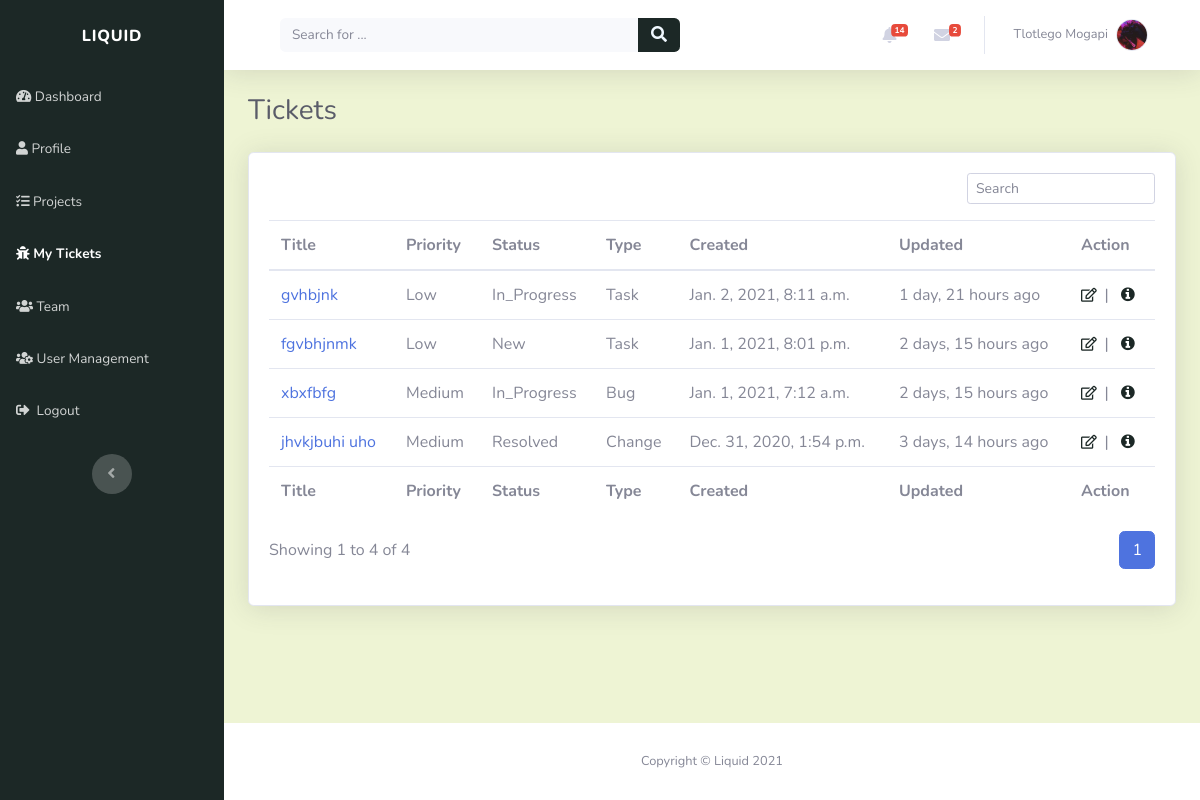
The page /tickets/ (signed in) on the database its author committed.
### account/models.py (models this page shows, shortened)
class Profile(models.Model):
    user = models.OneToOneField(settings.AUTH_USER_MODEL, on_delete=models.CASCADE, unique=True)
    profile_picture = models.ImageField(default='profile_images/default.jpg', upload_to='profile_images', blank=True)
    website = models.URLField(blank=True)
    first_name = models.CharField(max_length=30, blank=True)
    last_name = models.CharField(max_length=30, blank=True)
    address = models.CharField(max_length=50, blank=True)
    city = models.CharField(max_length=50, blank=True)
    country = models.CharField(max_length=50, blank=True)
    slug = models.SlugField(unique=True, blank=True)

### tickets/models.py (models this page shows, shortened)
class Ticket(models.Model):
    TICKET_PRIORITY = (
        ('LOW', 'Low'),
        ('MEDIUM', 'Medium'),
        ('HIGH', 'High'),
    )
    TICKET_STATUS = (
        ('NEW', 'New'),
        ('IN_PROGRESS', 'In Progress'),
        ('RESOLVED', 'Resolved'),
    )
    TICKET_TYPE = (
        ('TASK', 'Task'),
        ('BUG', 'Bug'),
        ('CHANGE', 'Change'),
        ('FEATURE', 'Feature request')
    )
    title = models.CharField(max_length=50)
    description = models.CharField(max_length=200)
    created_by = models.ForeignKey(Profile, on_delete=models.CASCADE)
    project = models.ForeignKey(Project, related_name="tickets", on_delete=models.CASCADE)
    created_on = models.DateTimeField(verbose_name="created_on", auto_now_add=True)
    updated = models.DateTimeField(verbose_name="date updated", auto_now=True)
    priority = models.CharField(max_length=12, choices=TICKET_PRIORITY, default='LOW')
    status = models.CharField(max_length=12, choices=TICKET_STATUS, default='NEW')
    class_type = models.CharField(max_length=12, choices=TICKET_TYPE, default='TASK')
    slug = models.SlugField(unique=True, blank=True)

### tickets/views.py (the view)
# urls.py: path('', views.tickets_view, name="tickets_page"),
@login_required(login_url='login_page')
def tickets_view(request):
    context = {}
    user = request.user
    user_profile = get_object_or_404(Profile, user=user)
    tickets = get_user_tickets(user_profile)
    page = request.GET.get('page', 1)
    tickets_paginator = Paginator(tickets, TICKETS_PER_PAGE)
    try:
        tickets = tickets_paginator.page(page)
    except PageNotAnInteger:
        tickets = tickets_paginator.page(TICKETS_PER_PAGE)
    except EmptyPage:
        tickets = tickets_paginator.page(tickets.num_pages)
    context['user_tickets'] = tickets
    return render(request, "tickets/tickets.html", context)

### index/custom_processors.py (called while the page is built)
def profile_processor(request):
    if request.user.is_authenticated:
        user = request.user
        user_profile = get_object_or_404(Profile, user=user)
        user_messages = DirectMessage.objects.filter(receiver=user_profile).filter(status='UNREAD').order_by('-created_on')[:5]
        user_alerts = Alert.objects.filter(user=user_profile).filter(status='UNREAD').order_by('-created_on')[:5]
        return {'profile': user_profile, 'direct_messages': user_messages, 'alerts': user_alerts}
    else:
        return{}

### tickets/views.py (called while the page is built, shortened)
def get_user_tickets(user_profile):
    manager_project_roles = ProjectRole.objects.filter(user = user_profile).filter(user_role = "Project Manager")
    submitter_project_roles = ProjectRole.objects.filter(user = user_profile).filter(user_role = "Submitter")
    if user_profile.user.is_admin:
        tickets = Ticket.objects.all().order_by('-created_on')
    else:
        user_tickets_assignments = TicketAssignee.objects.filter(user=user_profile).order_by('-created_on')
        tickets = [assignment.ticket for assignment in user_tickets_assignments]
    return tickets

### tickets/templates/tickets/tickets.html (shortened to what this page needs)
{% extends "index/header.html" %}
{% block content %}
<div class="d-sm-flex justify-content-between align-items-center mb-4">
	<h3 class="text-dark mb-0">Tickets</h3>
</div>
<div class="card shadow">
	<div class="card-body">
		<div class="row">
			<div class="col-md-12">
				<div class="text-md-right dataTables_filter" id="dataTable_filter">
					<label
						><input
							type="search"
							class="form-control form-control-sm"
							aria-controls="dataTable"
							placeholder="Search"
					/></label>
				</div>
			</div>
		</div>
		{% if user_tickets %}
		<div class="table-responsive table mt-2" id="dataTable" role="grid" aria-describedby="dataTable_info">
			<table class="table my-0" id="dataTable" aria-describedby="projects">
				<thead>
					{% include "tickets/snippets/table_header.html" %}
				</thead>
				<tbody>
					{% for ticket in user_tickets %} {% include "tickets/snippets/ticket.html" %} {%endfor%}
				</tbody>
				<tfoot>
					{% include "tickets/snippets/table_header.html" %}
				</tfoot>
			</table>
		</div>
		{% include "tickets/snippets/pagination.html" with tickets=user_tickets %} {% else %}
		<div style="padding-top: 20px" class="text-center">
			<p><strong>You have no tickets.</strong></p>
		</div>
		{% endif %}
	</div>
</div>
{% endblock %}

### index/templates/index/snippets/navbar.html (shortened to what this page needs)
<nav
	class="navbar navbar-light navbar-expand bg-white shadow mb-4 topbar static-top"
	style="background: rgb(238, 244, 212)"
>
	<div class="container-fluid">
		<div class="container-fluid">
			<form
				method="GET"
				action="{% url 'index_page' %}"
				target="_self"
				class="form-inline d-none d-sm-inline-block mr-auto ml-md-3 my-2 my-md-0 mw-100 navbar-search"
			>
				<div class="input-group">
					<input
						class="bg-light form-control border-0 small"
						type="search"
						placeholder="Search for ..."
						value="{{query}}"
						name="q"
						required
					/>
					<div class="input-group-append">
						<button class="btn py-0" type="submit" style="background: rgb(28, 40, 38); color: aliceblue;">
							<em class="fas fa-search"></em>
						</button>
					</div>
				</div>
			</form>
			<ul class="nav navbar-nav flex-nowrap ml-auto">
				<li class="nav-item dropdown no-arrow mx-1">
					<div class="nav-item dropdown no-arrow">
						<a class="dropdown-toggle nav-link" data-toggle="dropdown" aria-expanded="false" href="#"
							>{% if alerts %}<span class="badge badge-danger badge-counter"
								>{{profile.alert_set.all.count}}</span
							>
							{%endif%}<em class="fas fa-bell fa-fw"></em
						></a>
					</div>
				</li>
				<li class="nav-item dropdown no-arrow mx-1">
					<div class="nav-item dropdown no-arrow">
						<a class="dropdown-toggle nav-link" data-toggle="dropdown" aria-expanded="false" href="#"
							><em class="fas fa-envelope fa-fw"></em>{% if direct_messages %}<span
								class="badge badge-danger badge-counter"
								>{{profile.direct_messages.all.count}}</span
							>{%endif%}</a
						>
					</div>
				</li>
				<li class="nav-item dropdown no-arrow">
					<div class="nav-item dropdown no-arrow">
						<a class="dropdown-toggle nav-link" data-toggle="dropdown" aria-expanded="false" href="#"
							><span class="d-none d-lg-inline mr-2 text-gray-600 small">
								{% if profile.first_name and profile.last_name %} {{profile.first_name}}
								{{profile.last_name}} {% else %} {{user}} {%endif%}
							</span>
							<img
								class="border rounded-circle img-profile"
								src="{{profile.profile_picture.url}}"
								alt="user image"
							/>
						</a>
					</div>
				</li>
			</ul>
		</div>
	</div>
</nav>

### tickets/templates/tickets/snippets/ticket.html
<tr style="white-space: nowrap">
	<td><a href="{% url 'view_ticket' ticket.slug %}">{{ ticket.title | truncatechars:40 }}</a></td>
	<td>{{ ticket.priority|title }}</td>
	<td>{{ ticket.status|title }}</td>
	<td>{{ ticket.class_type|title }}</td>
	<td>{{ ticket.created_on }}</td>
	<td>{{ ticket.updated|timesince }} ago</td>
	<td>{% include "tickets/snippets/ticket_action.html" %}</td>
</tr>

### tickets/templates/tickets/snippets/ticket_action.html
<a role="button" href="{% url 'edit_ticket' ticket.slug %}" style="color: rgb(28, 40, 38)" title="Edit"
	><em class="far fa-edit fa-sm">&nbsp</em></a
>
|&nbsp&nbsp
<a role="button" href="{% url 'view_ticket' ticket.slug %}" style="color: rgb(28, 40, 38)" title="More information"
	><em class="fa fa-info-circle">&nbsp</em></a
>

### rows shown on the page
Profile: alert_set.all.count "14", direct_messages.all.count "2", first_name "Tlotlego", last_name "Mogapi", profile_picture (picture)
Ticket: title "gvhbjnk", priority "Low", status "In_Progress", class_type "Task", created_on "Jan. 2, 2021, 8:11 a.m.", updated "1 day, 21 hours"
Ticket: title "fgvbhjnmk", priority "Low", status "New", class_type "Task", created_on "Jan. 1, 2021, 8:01 p.m.", updated "2 days, 15 hours"
Ticket: title "xbxfbfg", priority "Medium", status "In_Progress", class_type "Bug", created_on "Jan. 1, 2021, 7:12 a.m.", updated "2 days, 15 hours"
Ticket: title "jhvkjbuhi uho", priority "Medium", status "Resolved", class_type "Change", created_on "Dec. 31, 2020, 1:54 p.m.", updated "3 days, 14 hours"

### other values the page prints
{{ tickets.start_index }} "1"
{{ tickets.end_index }} "4"
{{ tickets.paginator.count }} "4"
{{ i }} "1"
